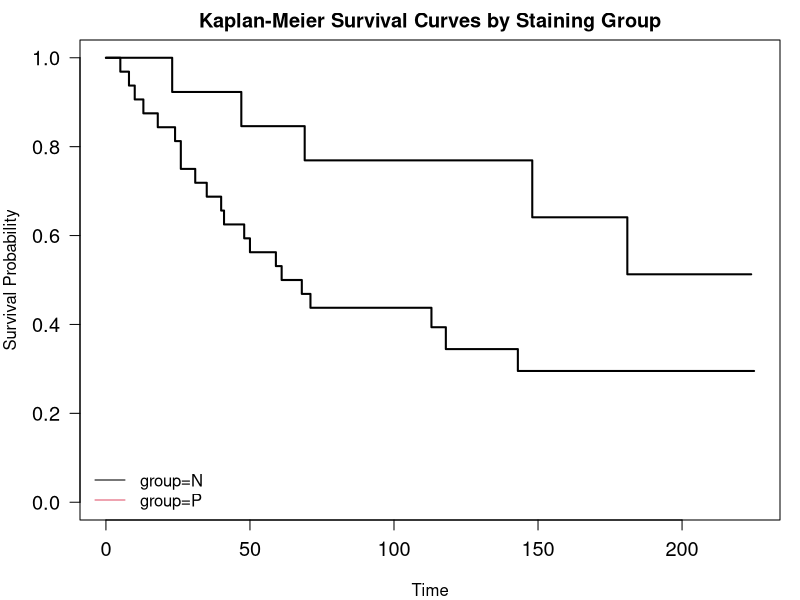
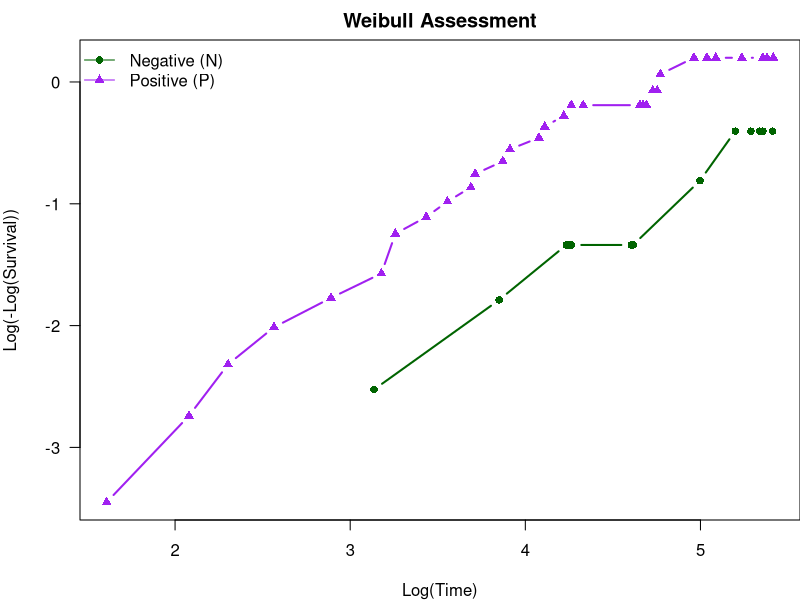
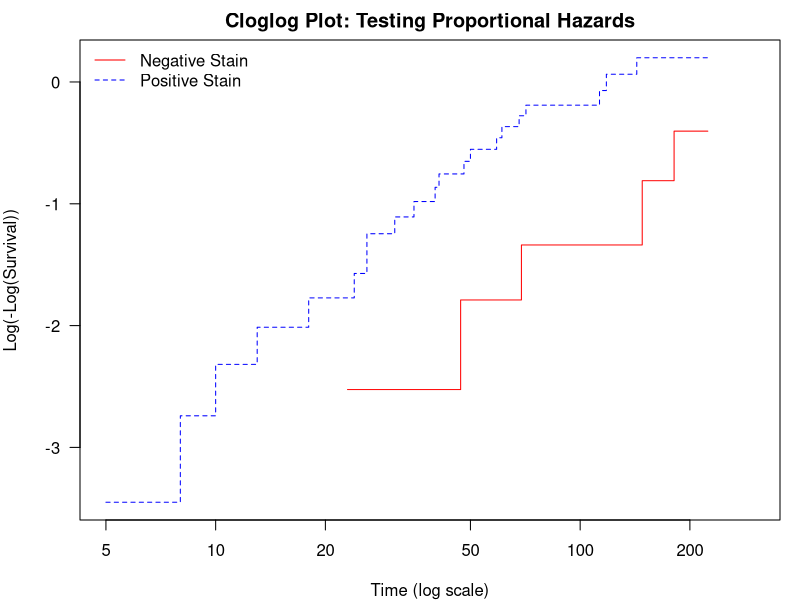

Source code (R) for these figures, in order:
## ---- chunk 1
#| message: false
library(survival)

# Load the breast cancer survival dataset
bcancer <- read.csv("data/survival.csv")

head(bcancer)
tail(bcancer)
## ---- chunk 2
str(bcancer)
summary(bcancer)

# Check censoring rates
cat("Event indicator (status):\n")
table(bcancer$status)

cat("\nCensoring rate:",
    round(100 * sum(bcancer$status == 0) / nrow(bcancer), 1), "%\n")

cat("\nEvents by group:\n")
table(bcancer$status, bcancer$group)
## ---- chunk 3
# Fit KM estimator stratified by group
km_fit <- survfit(Surv(time, status) ~ group, data = bcancer)

summary(km_fit)
## ---- chunk 4
cat("Survival object details:\n")
print(km_fit)

cat("\nSummary by group:\n")
summary(km_fit)

# Alternative: Direct summary table
km_summary <- summary(km_fit)
cat("\nNumber of observations by group:\n")
print(table(bcancer$group))
## ---- chunk 5
# Set graphical parameters for better visualization
orig_par <- par(mar = c(4, 4, 2, 1), las = 1)

# Plot KM curves
plot(km_fit,
     lwd = 2,
     cex.axis = 1.2,
     xlab = "Time",
     ylab = "Survival Probability",
     main = "Kaplan-Meier Survival Curves by Staining Group"
)

# Add legend
legend("bottomleft",
       legend = names(km_fit$strata),
       lty = c(1, 1),
       col = c(1, 2),
       bty = "n")

par(orig_par)  # Restore original parameters
## ---- chunk 6
# Extract survival probabilities at specific timepoints
survprob_summary <- summary(km_fit)$surv
time_summary <- summary(km_fit)$time

cat("Survival probabilities over time:\n")
print(cbind(Time = time_summary, Survival = round(survprob_summary, 3)))
## ---- chunk 7
# Prepare data for Weibull assessment
negative_group <- bcancer$group == "N"
positive_group <- bcancer$group == "P"

# Set up plot
opar <- par(mar = c(4, 4, 2, 0), las = 1)

plot(log(km_fit$time), log(-log(km_fit$surv)),
     type = "n",
     xlab = "Log(Time)",
     ylab = "Log(-Log(Survival))",
     main = "Weibull Assessment"
)

# Add lines for each group
lines(log(km_fit$time[negative_group]),
      log(-log(km_fit$surv[negative_group])),
      col = "darkgreen",
      type = "b",
      pch = 16,
      lwd = 2)

lines(log(km_fit$time[positive_group]),
      log(-log(km_fit$surv[positive_group])),
      col = "purple",
      type = "b",
      pch = 17,
      lwd = 2)

# Add legend
legend("topleft",
       legend = c("Negative (N)", "Positive (P)"),
       col = c("darkgreen", "purple"),
       pch = c(16, 17),
       lty = 1,
       bty = "n")

par(opar)
## ---- chunk 8
cat("Weibull Model Assessment:\n")
cat("- If plot is approximately LINEAR: Weibull is appropriate\n")
cat("- If plot is CURVED: May need other distributions (lognormal, etc)\n")
cat("- PARALLEL lines: Suggest proportional hazards assumption\n")
## ---- chunk 9
cat("Median survival times by group:\n")
print(summary(km_fit)$table[, "median"])

# Survival at specific timepoints
cat("\n\nSurvival at 50% follow-up time:\n")
## ---- chunk 10
# Cloglog plot for PH assumption
opar <- par(mar = c(4, 4, 2, 1), las = 1)

plot(km_fit,
     fun = "cloglog",
     lty = 1:2,
     col = c("Red", "Blue"),
     xlim = c(5, 300),
     xlab = "Time (log scale)",
     ylab = "Log(-Log(Survival))",
     main = "Cloglog Plot: Testing Proportional Hazards"
)

legend("topleft",
       legend = c("Negative Stain", "Positive Stain"),
       lty = 1:2,
       col = c("Red", "Blue"),
       bty = "n")

par(opar)

cat("Proportional Hazards Assessment:\n")
cat("- PARALLEL lines: PH assumption satisfied\n")
cat("- CROSSING/INTERSECTING lines: PH assumption violated\n")
## ---- chunk 11
# Fit exponential regression model
exp_model <- survreg(
  Surv(time, status) ~ group,
  data = bcancer,
  dist = "exponential"
)

summary(exp_model)
## ---- chunk 12
# Extract coefficient and variance
beta_group <- exp_model$coefficients[2]
var_beta <- exp_model$var[2, 2]

# Wald test statistic
wald_stat <- beta_group / sqrt(var_beta)
p_value_wald <- 2 * pnorm(-abs(wald_stat))

cat("Wald Test for Group Effect:\n")
cat("Coefficient:", round(beta_group, 4), "\n")
cat("Std. Error:", round(sqrt(var_beta), 4), "\n")
cat("Z-statistic:", round(wald_stat, 4), "\n")
cat("p-value:", round(p_value_wald, 4), "\n")
## ---- chunk 13
# LR test: compare log-likelihoods
ll_full <- exp_model$loglik[2]  # Model with group
ll_intercept <- exp_model$loglik[1]  # Intercept only

lr_stat <- -2 * (ll_intercept - ll_full)
p_value_lr <- pchisq(lr_stat, df = 1, lower.tail = FALSE)

cat("\nLikelihood Ratio Test:\n")
cat("Log-likelihood (intercept only):", round(ll_intercept, 4), "\n")
cat("Log-likelihood (with group):", round(ll_full, 4), "\n")
cat("LR statistic:", round(lr_stat, 4), "\n")
cat("p-value:", round(p_value_lr, 4), "\n")
## ---- chunk 14
# Exponential rate parameters
intercept_coef <- exp_model$coefficients[1]
group_coef <- exp_model$coefficients[2]

# Lambda (rate) for each group
lambda_neg <- exp(-intercept_coef)
lambda_pos <- exp(-(intercept_coef + group_coef))

cat("Rate Parameters (λ):\n")
cat("Negative group (N):", round(lambda_neg, 6), "\n")
cat("Positive group (P):", round(lambda_pos, 6), "\n")
cat("Ratio (P/N):", round(lambda_pos / lambda_neg, 4), "\n")
## ---- chunk 15
# Compute MLEs by hand for each group
events_neg <- sum(bcancer$status[bcancer$group == "N"])
time_neg <- sum(bcancer$time[bcancer$group == "N"])
lambda_neg_manual <- events_neg / time_neg

events_pos <- sum(bcancer$status[bcancer$group == "P"])
time_pos <- sum(bcancer$time[bcancer$group == "P"])
lambda_pos_manual <- events_pos / time_pos

cat("Manual MLE Calculation:\n")
cat("Negative: ", events_neg, "events /", time_neg, "time =", round(lambda_neg_manual, 6), "\n")
cat("Positive: ", events_pos, "events /", time_pos, "time =", round(lambda_pos_manual, 6), "\n")

cat("\nComparison with survreg():\n")
cat("Negative - survreg:", round(lambda_neg, 6), ", manual:", round(lambda_neg_manual, 6), "\n")
cat("Positive - survreg:", round(lambda_pos, 6), ", manual:", round(lambda_pos_manual, 6), "\n")
## ---- chunk 16
# Delta method for exp(-β)
beta <- exp_model$coefficients[2]
var_beta_full <- exp_model$var[2, 2]

# Variance of exp(-β)
var_lambda_pos <- (exp(-beta))^2 * var_beta_full

# CI using delta method
ci_lower_delta <- exp(-beta) - qnorm(0.975) * sqrt(var_lambda_pos)
ci_upper_delta <- exp(-beta) + qnorm(0.975) * sqrt(var_lambda_pos)

cat("Delta Method CI for Positive Group Rate:\n")
cat("Point estimate:", round(exp(-beta), 6), "\n")
cat("95% CI: (", round(ci_lower_delta, 6), ",", round(ci_upper_delta, 6), ")\n")

# Alternative: Using transformation (monotone function)
beta_coef <- exp_model$coefficients[2]
var_beta_coef <- exp_model$var[2, 2]

ci_lower_trans <- exp(-(beta_coef + qnorm(0.975) * sqrt(var_beta_coef)))
ci_upper_trans <- exp(-(beta_coef - qnorm(0.975) * sqrt(var_beta_coef)))

cat("\nTransformation Method CI:\n")
cat("95% CI: (", round(ci_lower_trans, 6), ",", round(ci_upper_trans, 6), ")\n")

cat("\nNote: Transformation method avoids negative CI bounds\n")
## ---- chunk 17
# Log-rank test for survival difference
logrank_test <- survdiff(Surv(time, status) ~ group, data = bcancer)
print(logrank_test)
